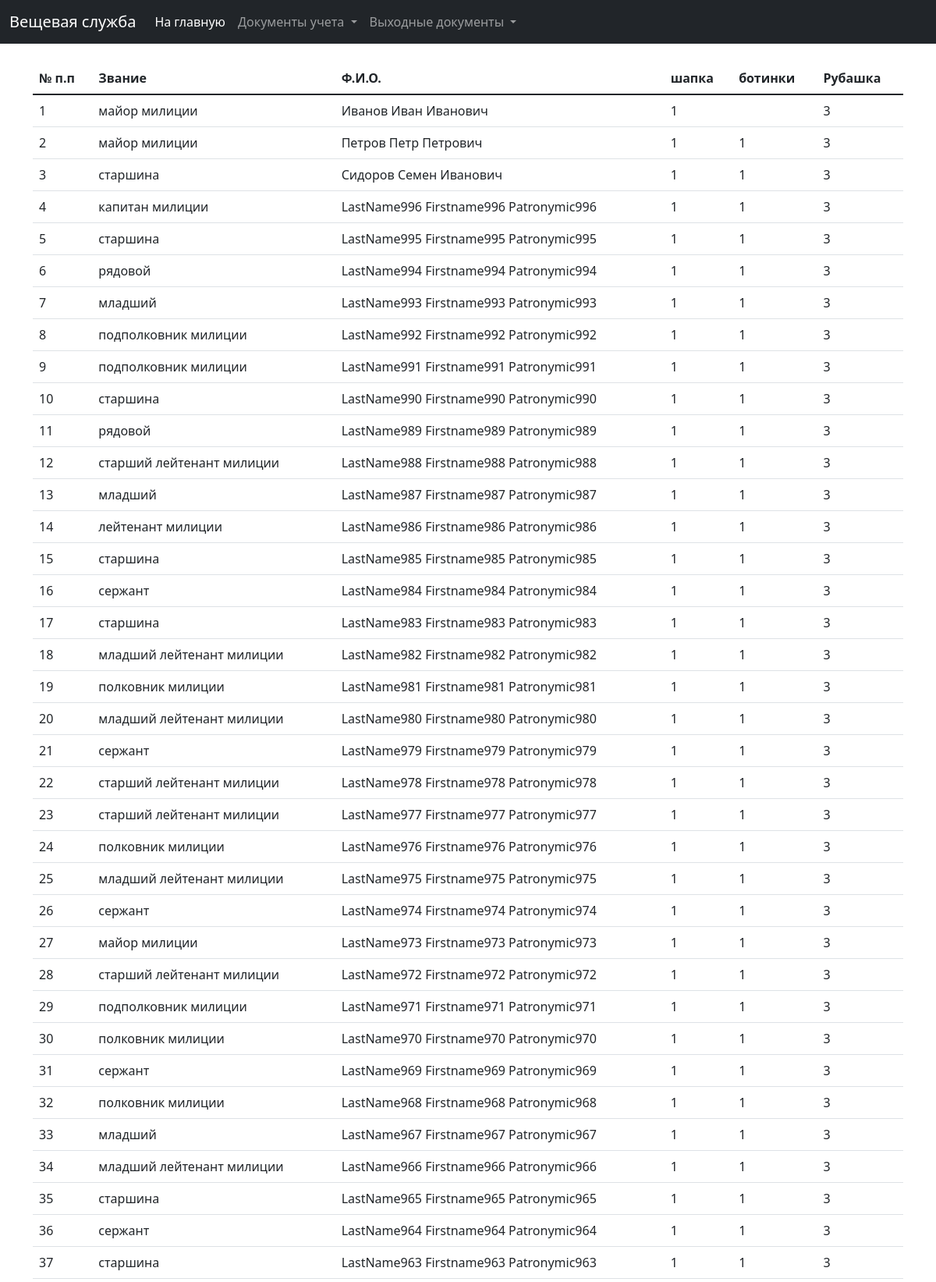
/clothing/clothes/sheet (upper part), run on the app's committed database.
### clothing/models.py (models this page shows, shortened)
class Clothes(models.Model):
    clothes_title = models.CharField(verbose_name="Наименование", max_length=255)
    wear_time = models.IntegerField(verbose_name="Сроки носки, мес.")
    nomenclature = models.CharField(verbose_name="Номенклатура", max_length=255, null=True, blank=True)
    created_at = models.DateTimeField(verbose_name="Дата и время создания", auto_created=True, blank=True, null=True)
    price = models.FloatField(verbose_name="Цена", blank=True, null=True)
    last_modified = models.DateTimeField(verbose_name="Дата и время последнего изменения", auto_now=True, blank=True,
                                         null=True)
    class Meta:
        ordering = ('id',)
        verbose_name = 'Наименование предмета'
        verbose_name_plural = 'Наименования предметов'

class Card(models.Model):
    employee = models.ForeignKey(Employee, on_delete=models.CASCADE, verbose_name="Сотрудник/курсант")
    norm = models.ForeignKey(Norm, on_delete=models.CASCADE, verbose_name="Норма")
    growth = models.IntegerField(verbose_name="Рост", blank=True, null=True)
    bust = models.IntegerField(verbose_name="Обхват груди", blank=True, null=True)
    jacket = models.ForeignKey(Dimensions, on_delete=models.SET_NULL, verbose_name="Куртка", blank=True, null=True)
    shoes = models.ForeignKey(ShoesDimensions, on_delete=models.SET_NULL, verbose_name="Обувь", blank=True, null=True)
    cap = models.ForeignKey(CapDimensions, on_delete=models.SET_NULL, verbose_name="Фуражка", blank=True, null=True)
    collar = models.ForeignKey(Dimensions, on_delete=models.SET_NULL, verbose_name="Воротничок", related_name="collar",
                               blank=True, null=True)
    clothes = models.ManyToManyField(Clothes, verbose_name="Имущество", through='ClothesInCard', blank=True)
    created_at = models.DateTimeField(verbose_name="Дата и время создания", auto_created=True, blank=True, null=True)
    last_modified = models.DateTimeField(verbose_name="Дата и время последнего изменения", auto_now=True, blank=True,
                                         null=True)
    class Meta:
        ordering = ('-id',)
        verbose_name = 'Арматурная карточка'
        verbose_name_plural = 'Арматурные карточки'

class Employee(models.Model):
    last_name = models.CharField(verbose_name="Фамилия", max_length=30)
    first_name = models.CharField(verbose_name="Имя", max_length=30)
    patronymic = models.CharField(verbose_name="Отчество", max_length=30)
    subdivision = models.ForeignKey(Subdivision, on_delete=models.SET_NULL, verbose_name="Подразделение", blank=True,
                                    null=True)
    sex = models.IntegerField(choices=SEX, verbose_name="Пол", blank=True, null=True, default=1)
    kind = models.IntegerField(choices=EMPLOYEE_KIND, verbose_name="Тип сотрудника")
    rank = models.ForeignKey(Rank, on_delete=models.CASCADE, verbose_name="Звание", blank=True, null=True)
    position = models.ForeignKey(Position, on_delete=models.SET_NULL, verbose_name="Должность", blank=True, null=True)
    is_on_decree = models.BooleanField(verbose_name="В декрете", default=False)
    decree_start = models.DateField(verbose_name="Начало декрета", blank=True, null=True)
    decree_finish = models.DateField(verbose_name="Окончание декрета", blank=True, null=True)
    date_of_birth = models.DateField(verbose_name="Дата рождения", blank=True, null=True)
    last_modified = models.DateTimeField(verbose_name="Дата и время последнего редактирования", auto_now=True)
    @property
    def get_full_name(self):
        return self.last_name + ' ' + self.first_name + ' ' + self.patronymic
    class Meta:
        ordering = ('-id',)
        verbose_name = 'Сотрудник'
        verbose_name_plural = 'Сотрудники'

class Rank(models.Model):
    rank = models.CharField(verbose_name="Звание", max_length=50)
    created_at = models.DateTimeField(verbose_name="Дата и время создания", auto_created=True, blank=True, null=True)
    last_modified = models.DateTimeField(verbose_name="Дата и время последнего изменения", auto_now=True, blank=True,
                                         null=True)
    def __str__(self):
        return self.rank
    class Meta:
        ordering = ('id',)
        verbose_name = 'Звание'
        verbose_name_plural = 'Звания'

### clothing/views.py (the view)
# urls.py: path('clothes/sheet', views.get_sheet, name='clothes_sheet'),
def get_sheet(request):
    clothes_list = Clothes.objects.all()
    result_dict = {}
    for card in Card.objects.all():
        current_norm = card.norm.clothes_list.all()
        t = card.norm.id
        employee_clothes_dict = {}
        date_start = date(2022, 7, 1)
        date_end = date(2022, 12, 31)
        current_date = datetime.now()
        for clothes in clothes_list:
            if clothes in current_norm:
                list_of_issues = ClothesInCard.objects.filter(card_id=card.id, clothes_id=clothes.id).order_by(
                    'date_of_issue')
                norm_count = ClothesInNorm.objects.filter(norm=card.norm, clothes=clothes).first().norm_count
                if not list_of_issues:
                    employee_clothes_dict[clothes.id] = norm_count
                else:
                    date_period_start = current_date.year - clothes.wear_time / 12
                    id_need_to_delete_array = []
                    i = 0
                    while i < list_of_issues.count():
                        item = list_of_issues[i]
                        end_period_year = item.date_of_issue.year + clothes.wear_time / 12 - 1
                        if item.date_of_issue.year <= date_period_start:
                            need_to_delete_list = list_of_issues.filter(
                                date_of_issue__year__gte=item.date_of_issue.year,
                                date_of_issue__year__lte=end_period_year)
                            for date_in_list in need_to_delete_list:
                                id_need_to_delete_array.append(date_in_list.id)
                            i += need_to_delete_list.count()
                        else:
                            break
                    result_list_of_issues = list_of_issues.exclude(id__in=[*id_need_to_delete_array])
                    print(result_list_of_issues)
                    if result_list_of_issues.count() == 0:
                        employee_clothes_dict[clothes.id] = norm_count
                    else:
                        first_issue = result_list_of_issues.first()
                        first_issue_date_of_end = first_issue.date_of_issue + relativedelta(months=clothes.wear_time)
                        last_issue = result_list_of_issues.last()
                        last_issue_date_of_end = last_issue.date_of_issue + relativedelta(months=clothes.wear_time / norm_count)
                        if first_issue_date_of_end >= date_start and first_issue_date_of_end <= date_end:
                            employee_clothes_dict[clothes.id] = norm_count
                        elif last_issue_date_of_end < date_start or last_issue_date_of_end >= date_start and first_issue_date_of_end <= date_end:
                            counter = 0
                            for item in result_list_of_issues:
                                counter = counter + item.count
                            employee_clothes_dict[clothes.id] = norm_count - counter
                        else:
                            employee_clothes_dict[clothes.id] = ""
        result_dict[card.id] = employee_clothes_dict
    return render(request, 'clothing/reports/sheet.html',
                  {'clothes_list': clothes_list, 'card_list': Card.objects.all(), 'result_dict': result_dict})

### clothing/models.py (called while the page is built)
    def __str__(self):
        return self.clothes.clothes_title + ' ' + str(self.date_of_issue)

### clothing/templatetags/dict_tags.py (called while the page is built)
@register.filter(name='get_sub_dict')
def get_sub_dict(value, index):
    return value[index]

### clothing/templates/clothing/reports/sheet.html (shortened to what this page needs)
{% extends 'base.html' %}
{% load widget_tweaks %}
{% load static %}
{% load dict_tags %}
{% block content %}
    <div class="container">
        <br>
        <table class="table">
            <thead>
            <tr>
                <th scope="col">№ п.п</th>
                <th scope="col">Звание</th>
                <th scope="col">Ф.И.О.</th>
                {% for clothes in clothes_list %}
                    <th scope="col">{{ clothes.clothes_title }}</th>
                {% endfor %}
            </tr>
            </thead>
            <tbody>
            {% for card in card_list %}
                <tr>
                    <td>{{ forloop.counter }}</td>
                    <td>{{ card.employee.rank }}</td>
                    <td>{{ card.employee.get_full_name }}</td>
                    {% with clothes_dict=result_dict|get_sub_dict:card.id %}
                        {% for item in clothes_list %}
                            <td>{{ clothes_dict|get_sub_dict:item.id }}</td>
                        {% endfor %}
                    {% endwith %}
                </tr>
            {% endfor %}
            </tbody>
        </table>
    </div>
{% endblock %}

### data on the page
Clothes: clothes_title "шапка", id "1"
Clothes: clothes_title "ботинки", id "1"
Clothes: clothes_title "Рубашка", id "3"
Card: employee.rank "майор милиции", employee.get_full_name "Иванов Иван Иванович"
Card: employee.rank "майор милиции", employee.get_full_name "Петров Петр Петрович"
Card: employee.rank "старшина", employee.get_full_name "Сидоров Семен Иванович"
Card: employee.rank "капитан милиции", employee.get_full_name "LastName996 Firstname996 Patronymic996"
Card: employee.rank "старшина", employee.get_full_name "LastName995 Firstname995 Patronymic995"
Card: employee.rank "рядовой", employee.get_full_name "LastName994 Firstname994 Patronymic994"
Card: employee.rank "младший", employee.get_full_name "LastName993 Firstname993 Patronymic993"
Card: employee.rank "подполковник милиции", employee.get_full_name "LastName992 Firstname992 Patronymic992"
Card: employee.rank "подполковник милиции", employee.get_full_name "LastName991 Firstname991 Patronymic991"
Card: employee.rank "старшина", employee.get_full_name "LastName990 Firstname990 Patronymic990"
Card: employee.rank "рядовой", employee.get_full_name "LastName989 Firstname989 Patronymic989"
Card: employee.rank "старший лейтенант милиции", employee.get_full_name "LastName988 Firstname988 Patronymic988"
Card: employee.rank "младший", employee.get_full_name "LastName987 Firstname987 Patronymic987"
Card: employee.rank "лейтенант милиции", employee.get_full_name "LastName986 Firstname986 Patronymic986"
Card: employee.rank "старшина", employee.get_full_name "LastName985 Firstname985 Patronymic985"
Card: employee.rank "сержант", employee.get_full_name "LastName984 Firstname984 Patronymic984"
Card: employee.rank "старшина", employee.get_full_name "LastName983 Firstname983 Patronymic983"
Card: employee.rank "младший лейтенант милиции", employee.get_full_name "LastName982 Firstname982 Patronymic982"
Card: employee.rank "полковник милиции", employee.get_full_name "LastName981 Firstname981 Patronymic981"
Card: employee.rank "младший лейтенант милиции", employee.get_full_name "LastName980 Firstname980 Patronymic980"
Card: employee.rank "сержант", employee.get_full_name "LastName979 Firstname979 Patronymic979"
Card: employee.rank "старший лейтенант милиции", employee.get_full_name "LastName978 Firstname978 Patronymic978"
Card: employee.rank "старший лейтенант милиции", employee.get_full_name "LastName977 Firstname977 Patronymic977"
Card: employee.rank "полковник милиции", employee.get_full_name "LastName976 Firstname976 Patronymic976"
Card: employee.rank "младший лейтенант милиции", employee.get_full_name "LastName975 Firstname975 Patronymic975"
Card: employee.rank "сержант", employee.get_full_name "LastName974 Firstname974 Patronymic974"
Card: employee.rank "майор милиции", employee.get_full_name "LastName973 Firstname973 Patronymic973"
Card: employee.rank "старший лейтенант милиции", employee.get_full_name "LastName972 Firstname972 Patronymic972"
Card: employee.rank "подполковник милиции", employee.get_full_name "LastName971 Firstname971 Patronymic971"
Card: employee.rank "полковник милиции", employee.get_full_name "LastName970 Firstname970 Patronymic970"
Card: employee.rank "сержант", employee.get_full_name "LastName969 Firstname969 Patronymic969"
Card: employee.rank "полковник милиции", employee.get_full_name "LastName968 Firstname968 Patronymic968"
Card: employee.rank "младший", employee.get_full_name "LastName967 Firstname967 Patronymic967"
Card: employee.rank "младший лейтенант милиции", employee.get_full_name "LastName966 Firstname966 Patronymic966"
Card: employee.rank "старшина", employee.get_full_name "LastName965 Firstname965 Patronymic965"
Card: employee.rank "сержант", employee.get_full_name "LastName964 Firstname964 Patronymic964"
Card: employee.rank "старшина", employee.get_full_name "LastName963 Firstname963 Patronymic963"
